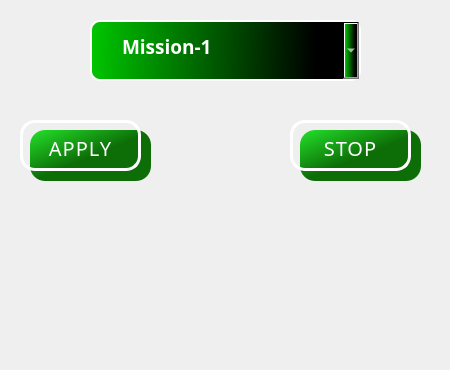
<?xml version="1.0" encoding="UTF-8"?>
<ui version="4.0">
 <class>missionMenu</class>
 <widget class="QWidget" name="missionMenu">
  <property name="enabled">
   <bool>true</bool>
  </property>
  <property name="geometry">
   <rect>
    <x>0</x>
    <y>0</y>
    <width>450</width>
    <height>370</height>
   </rect>
  </property>
  <property name="sizePolicy">
   <sizepolicy hsizetype="Maximum" vsizetype="MinimumExpanding">
    <horstretch>0</horstretch>
    <verstretch>0</verstretch>
   </sizepolicy>
  </property>
  <property name="maximumSize">
   <size>
    <width>450</width>
    <height>370</height>
   </size>
  </property>
  <property name="windowTitle">
   <string>Form</string>
  </property>
  <property name="styleSheet">
   <string notr="true"/>
  </property>
  <widget class="QComboBox" name="comboBox">
   <property name="geometry">
    <rect>
     <x>90</x>
     <y>20</y>
     <width>271</width>
     <height>61</height>
    </rect>
   </property>
   <property name="font">
    <font>
     <family>Montserrat</family>
     <pointsize>14</pointsize>
     <weight>75</weight>
     <italic>false</italic>
     <bold>true</bold>
    </font>
   </property>
   <property name="layoutDirection">
    <enum>Qt::LeftToRight</enum>
   </property>
   <property name="styleSheet">
    <string notr="true">background-color:qlineargradient(spread:pad, x1:0, y1:0.0284091, x2:0.836, y2:0.0336818, stop:0 rgba(0, 198, 0, 255), stop:1 rgba(0, 0, 0, 255));

color: rgb(255, 255, 255);
border: 2px solid;
border-color: rgb(255, 255, 255);
border-radius:10px;
padding-left:30px;
padding-bottom:8px;

</string>
   </property>
   <property name="insertPolicy">
    <enum>QComboBox::InsertAtCurrent</enum>
   </property>
   <item>
    <property name="text">
     <string>Mission-1</string>
    </property>
   </item>
   <item>
    <property name="text">
     <string>Mission-2</string>
    </property>
   </item>
   <item>
    <property name="text">
     <string>Mission-3</string>
    </property>
   </item>
   <item>
    <property name="text">
     <string>Mission-4</string>
    </property>
   </item>
   <item>
    <property name="text">
     <string>Mission-5</string>
    </property>
   </item>
  </widget>
  <widget class="QLabel" name="applyLabel">
   <property name="geometry">
    <rect>
     <x>30</x>
     <y>130</y>
     <width>121</width>
     <height>51</height>
    </rect>
   </property>
   <property name="styleSheet">
    <string notr="true">QLabel{
	background-color: qlineargradient(spread:pad, x1:0, y1:0, x2:0.502, y2:0.517091, stop:0 rgba(36, 225, 42, 255), stop:1 rgba(13, 110, 8, 255));
  width: 100%;
  z-index: -1;
  position: relative;
  height: 100%;
  top: 7px;
  left: 7px;
border-radius:15px;


}
QLabel::Hover{
  top: 0px;
  left: 0px;


}</string>
   </property>
   <property name="text">
    <string/>
   </property>
  </widget>
  <widget class="QPushButton" name="applyButton">
   <property name="geometry">
    <rect>
     <x>20</x>
     <y>120</y>
     <width>121</width>
     <height>51</height>
    </rect>
   </property>
   <property name="font">
    <font>
     <family>8-bit Operator+ 8</family>
     <pointsize>-1</pointsize>
     <weight>25</weight>
     <bold>false</bold>
    </font>
   </property>
   <property name="styleSheet">
    <string notr="true">QPushButton{
	color: rgb(255, 255, 255);
 font-size: 20px;
  font-weight: 200;
  letter-spacing: 1px;
  padding-top:5px;
  outline: 0;
  border: 3px solid;
border-radius:15px;

	border-color: rgb(255, 255, 255);

  position: relative;
  background-color: rgba(0, 255, 0, 0);
}

QPushButton:Hover{
position :-5px 5px;
label.left : -5px;
}
QPushButton:pressed{
background-color: qlineargradient(spread:pad, x1:0, y1:0, x2:0.502, y2:0.517091, stop:0 rgba(13, 110, 8, 255), stop:1 rgba(36, 225, 42, 255));


}</string>
   </property>
   <property name="text">
    <string>APPLY</string>
   </property>
   <property name="checkable">
    <bool>false</bool>
   </property>
  </widget>
  <widget class="QPushButton" name="stopButton">
   <property name="geometry">
    <rect>
     <x>290</x>
     <y>120</y>
     <width>121</width>
     <height>51</height>
    </rect>
   </property>
   <property name="font">
    <font>
     <family>8-bit Operator+ 8</family>
     <pointsize>-1</pointsize>
     <weight>25</weight>
     <bold>false</bold>
    </font>
   </property>
   <property name="styleSheet">
    <string notr="true">QPushButton{
	color: rgb(255, 255, 255);
 font-size: 20px;
  font-weight: 200;
  letter-spacing: 1px;
padding-top:5px;
  
  outline: 0;
  border: 3px solid;
border-radius:15px;

	border-color: rgb(255, 255, 255);

  position: relative;
  background-color: rgba(0, 255, 0, 0);
}

QPushButton:Hover{
position :-5px 5px;
label.left : -5px;
}
QPushButton:pressed{
background-color: qlineargradient(spread:pad, x1:0, y1:0, x2:0.502, y2:0.517091, stop:0 rgba(13, 110, 8, 255), stop:1 rgba(36, 225, 42, 255));


}</string>
   </property>
   <property name="text">
    <string>STOP</string>
   </property>
   <property name="checkable">
    <bool>false</bool>
   </property>
  </widget>
  <widget class="QLabel" name="stopLabel">
   <property name="geometry">
    <rect>
     <x>300</x>
     <y>130</y>
     <width>121</width>
     <height>51</height>
    </rect>
   </property>
   <property name="styleSheet">
    <string notr="true">QLabel{
	background-color: qlineargradient(spread:pad, x1:0, y1:0, x2:0.502, y2:0.517091, stop:0 rgba(36, 225, 42, 255), stop:1 rgba(13, 110, 8, 255));
  width: 100%;
  z-index: -1;
  position: relative;
  height: 100%;
  top: 7px;
  left: 7px;
border-radius:15px;


}
QLabel::Hover{
  top: 0px;
  left: 0px;


}</string>
   </property>
   <property name="text">
    <string/>
   </property>
  </widget>
  <widget class="QLabel" name="label">
   <property name="enabled">
    <bool>true</bool>
   </property>
   <property name="geometry">
    <rect>
     <x>0</x>
     <y>0</y>
     <width>450</width>
     <height>370</height>
    </rect>
   </property>
   <property name="font">
    <font>
     <pointsize>8</pointsize>
    </font>
   </property>
   <property name="styleSheet">
    <string notr="true">
border-image: url(../Static Images/casmarine_siyah.jpeg)
</string>
   </property>
   <property name="text">
    <string/>
   </property>
   <property name="pixmap">
    <pixmap resource="icons.qrc">:/icons/Static Images/casmarine_siyah.jpeg</pixmap>
   </property>
   <property name="scaledContents">
    <bool>true</bool>
   </property>
   <property name="alignment">
    <set>Qt::AlignCenter</set>
   </property>
  </widget>
  <zorder>label</zorder>
  <zorder>applyLabel</zorder>
  <zorder>applyButton</zorder>
  <zorder>stopLabel</zorder>
  <zorder>stopButton</zorder>
  <zorder>comboBox</zorder>
 </widget>
 <resources>
  <include location="icons.qrc"/>
 </resources>
 <connections/>
</ui>
